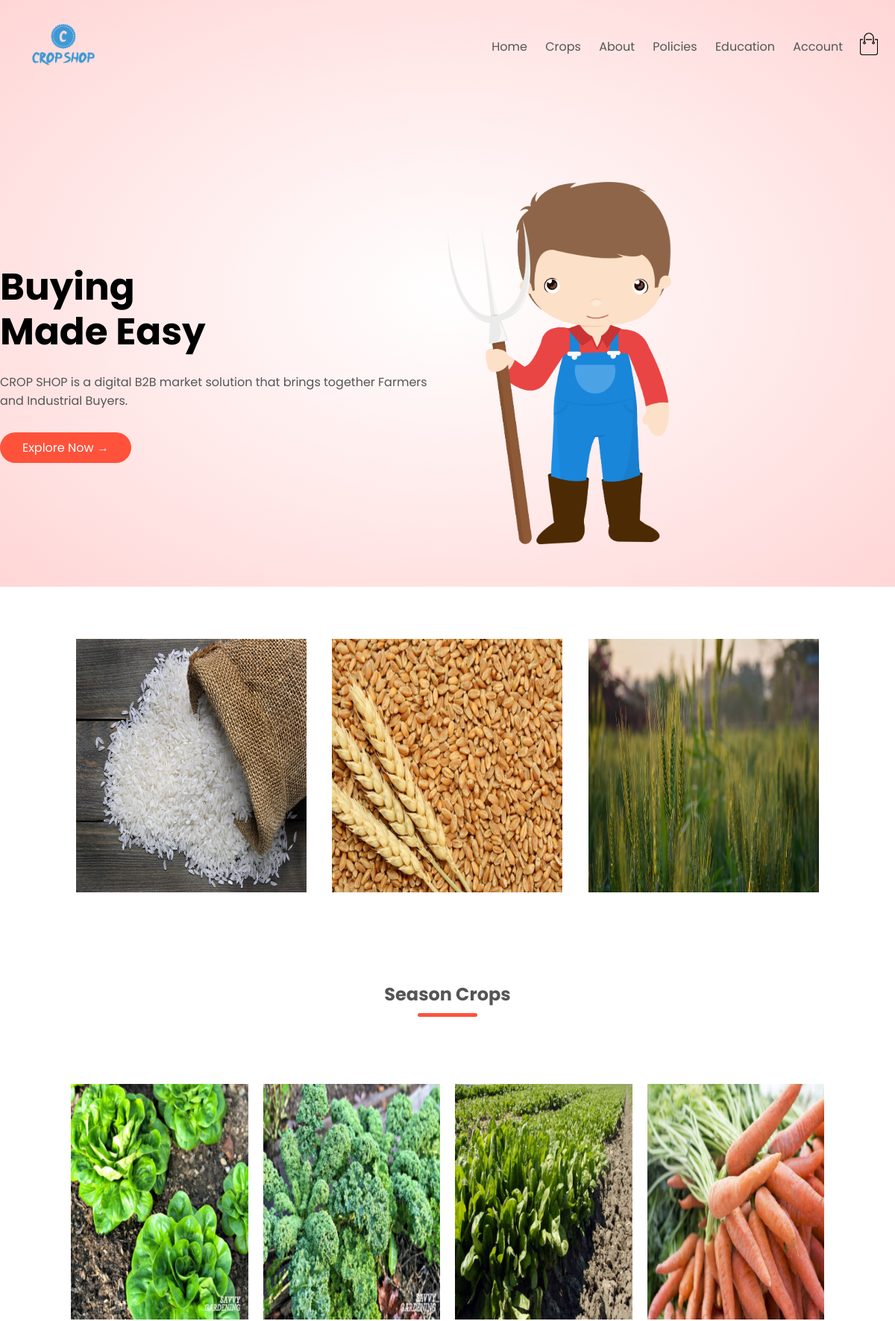
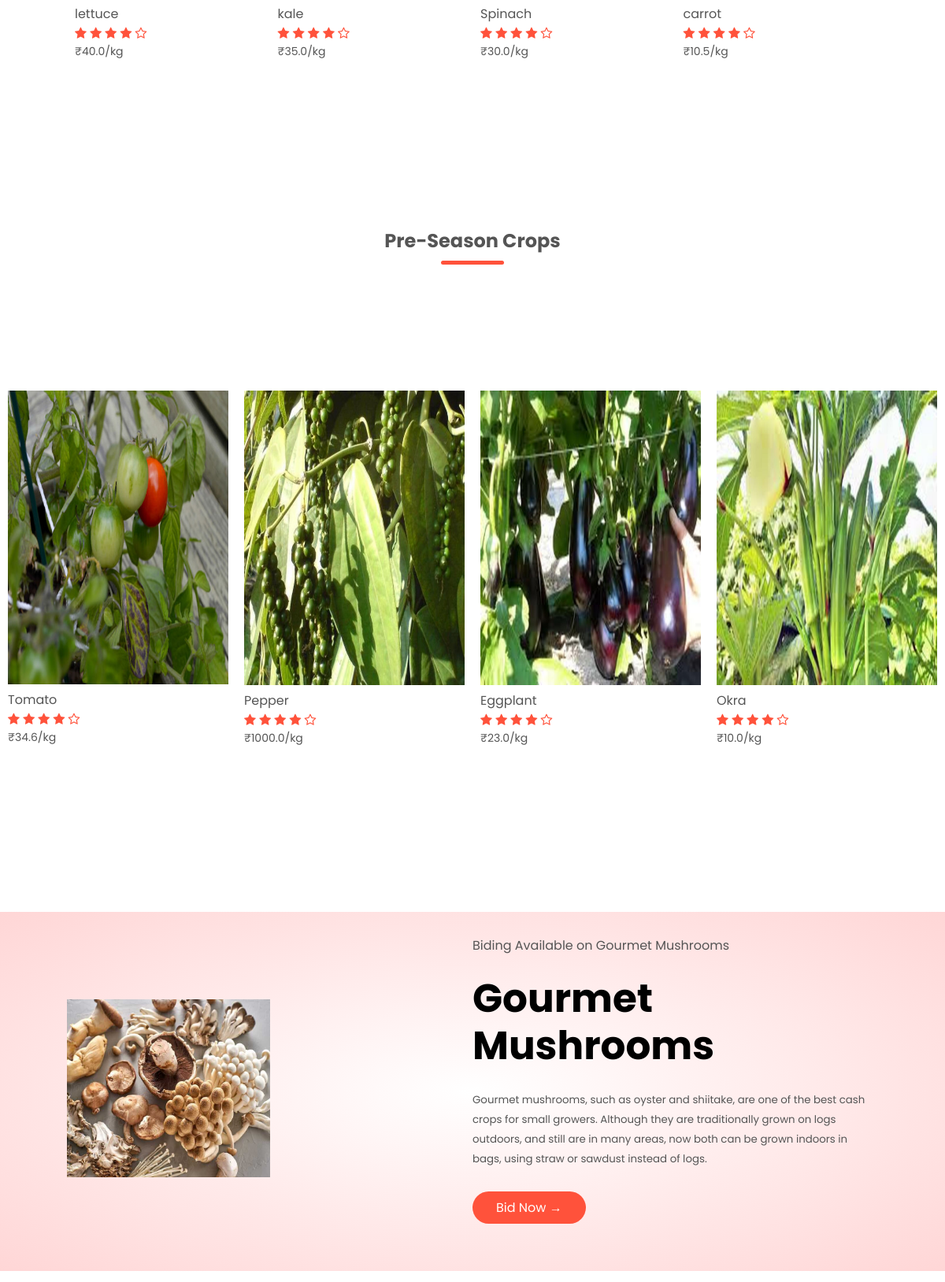
The app's page / (signed in, upper part) with its own data (2 pictures, top to bottom).
### crops/models.py (models this page shows)
class Crop(models.Model):
    name = models.CharField(max_length=100)
    msp = models.FloatField()
    stock = models.IntegerField()
    location = models.CharField(max_length=255)
    image = models.ImageField()
    description = models.CharField(null=True , max_length=500)

### home/views.py (the view)
# urls.py: path('', views.index, name='home'),
@login_required(login_url='login')
def index(request):
    Crops = Crop.objects.all()
    return render(request, 'index.html', {'Crops': Crops})

### home/templates/index.html (shortened to what this page needs)
<!DOCTYPE html>
<html lang="en">
<head>
    {% load static %}
    <link rel="stylesheet" href="{% static 'styles.css' %}">
<link rel="stylesheet" href="https://stackpath.bootstrapcdn.com/font-awesome/4.7.0/css/font-awesome.min.css">
</head>
<body>
    <div class="header">
    <div class="navbar">
        <div class="logo">
            <img src="{% static 'logo-removebg-preview.png' %}" width="125px" alt="">
        </div>
        <nav>
            <ul>
                <li><a href="#">Home</a></li>
                <li><a href="/crops/">Crops</a></li>
                <li><a href="/about/">About</a></li>
                <li><a href="/policies/">Policies</a></li>
                <li><a href="/learn/">Education</a></li>
                <li><a href="">Account</a></li>
            </ul>
        </nav>
        <a href="/cart/"><img src="{% static 'cart.png' %}" width="30px" height="30px"></a>
    </div>
    <div class="row">
        <div class="col-2">
            <h1>Buying<br>Made Easy</h1>
            <p>CROP SHOP is a digital B2B market solution that brings together Farmers and Industrial Buyers.</p>
            <a href="" class="btn">Explore Now &#8594;</a>
        </div>
        <div class="col-2">
            <img src="{% static 'farmer-clipart-transparent-background-4.png'%}" alt="">
        </div>
    </div>
</div>
    <div class="categories">
        <div class="small-container">
            <div class="row">
                <div class="col-3">
                    <img src="{% static 'pic1.jpg'%}" width="350">
                </div>
                <div class="col-3">
                    <img src="{% static 'pic 2.jpg'%}" width="350">
                </div>
                <div class="col-3">
                    <img src="{% static 'blurred-background-close-up-crop.jpg'%}" width="350">
                </div>
            </div>
        </div>
    </div>
    <div class="small-container">
        <h2 class="title">Season Crops</h2>
        <div class="row">
            {% for crop in Crops %}
            <div class="col-4">
                {% if crop.id < 5 %}
                <img src={{crop.image.url}}>
                <h4> {{ crop.name }} </h4>
                <div class="rating">
                    <i class="fa fa-star" ></i>
                    <i class="fa fa-star" ></i>
                    <i class="fa fa-star" ></i>
                    <i class="fa fa-star" ></i>
                    <i class="fa fa-star-o"></i>
                </div>
                <p>₹{{ crop.msp }}/kg</p>
                {% endif %}
            </div>
            {% endfor %}
        </div>
    </div>
    <h2 class="title">Pre-Season Crops</h2>
    <div class="row">
        {% for crop in Crops %}
        <div class="col-4">
            {% if crop.id > 4 and crop.id < 9 %}
            <img src="{{crop.image.url}}">
            <h4> {{ crop.name }} </h4>
            <div class="rating">
                <i class="fa fa-star" ></i>
                <i class="fa fa-star" ></i>
                <i class="fa fa-star" ></i>
                <i class="fa fa-star" ></i>
                <i class="fa fa-star-o"></i>
            </div>
            <p>₹{{ crop.msp }}/kg</p>
            {% endif %}
        </div>
        {% endfor %}
    </div>
       <div class="offer">
           <div class="small-container">
                {% for crop in Crops %}
               <div class="row">
                   {% if crop.id == 9 %}
                   <div class="col-2">
                       <img src="{{crop.image.url}}" alt="">
                   </div>
                   <div class="col-2">
                       <p>Biding Available on {{crop.name}}</p>
                       <h1>{{crop.name}}</h1>
                       <small>
                        {{ crop.description }}
                       </small>
                       <br>
                       <a href="" class="btn">Bid Now &#8594 </a>
                   </div>
                   {% endif %}
               </div>
               {% endfor %}
           </div>
       </div>
       <div class="testimonial">
       </div>
</body>
</html>

### home/static/styles.css (style rules this page uses)
* { margin: 0; padding: 0; box-sizing: border-box; }
body { font-family: 'Poppins', sans-serif; }
.navbar { display: flex; align-items: center; padding: 20px; }
nav { flex: 1; text-align: right; }
nav ul { display: inline-block; list-style-type: none; }
nav ul li { display: inline-block; margin-right: 20px; }
a { text-decoration: none; color: #555555; }
p { color: #555555; }
.row { display: flex; align-items: center; flex-wrap: wrap; justify-content: space-around; }
.col-2 { flex-basis: 50%; min-width: 300px; }
.col-2 img { max-width: 50%; padding: 50px 0; }
.col-2 h1 { font-size: 50px; line-height: 60px; margin: 25px 0 ; }
.btn { display: inline-block; background: #ff523b; color: #fff; padding:8px 30px; margin:30px 0; border-radius: 30px; transition: background 0.5s; }
.header { background: radial-gradient(#fff,#ffd6d6) ; }
.header .row { margin-top: 70px ; }
.categories { margin:70px 0; }
.col-3 { flex-basis: 30%; min-width: 250px; margin-bottom: 30px; }
.col-3 img { width: 100%; }
.small-container { max-width: 1080px; margin: auto; padding-left: 25px; padding-right: 25px; }
.col-4 { flex-basis: 25%; padding: 10px; min-width: 200px; margin-bottom: 50px; transition: transform 0.5s; }
.col-4 img { width: 100%; }
.title { text-align: center; margin: 0 auto 80px; position: relative; line-height: 60px; color: #555; }
.title::after { content: ''; background: #ff523b; width: 80px; height: 5px; border-radius: 5px; position: absolute; bottom: 0; left: 50%; transform: translateX(-50%); }
h4 { color: #555; font-weight: normal; }
.col-4 p { font-size: 14px; }
.rating .fa { color: #ff523b; }
.offer { background: radial-gradient(#fff,#ffd6d6) ; margin-top: 80px; padding: 30px 0; }
small { color:#555; }
.testimonial { padding-top: 100px; }
ul { list-style-type: none; }

### records on screen
Crop: image (picture), name "lettuce", msp "40.0"
Crop: image (picture), name "kale", msp "35.0"
Crop: image (picture), name "Spinach", msp "30.0"
Crop: image (picture), name "carrot", msp "10.5"
Crop: image (picture), name "Tomato", msp "34.6"
Crop: image (picture), name "Pepper", msp "1000.0"
Crop: image (picture), name "Eggplant", msp "23.0"
Crop: image (picture), name "Okra", msp "10.0"
Crop: image (picture), name "Gourmet Mushrooms", description "Gourmet mushrooms, such as oyster and shiitake, are one of the best cash crops for small growers. Although they are traditionally grown on logs outdoors, and still are in many areas, now both can be grown indoors in bags, using straw or sawdust instead of logs."
